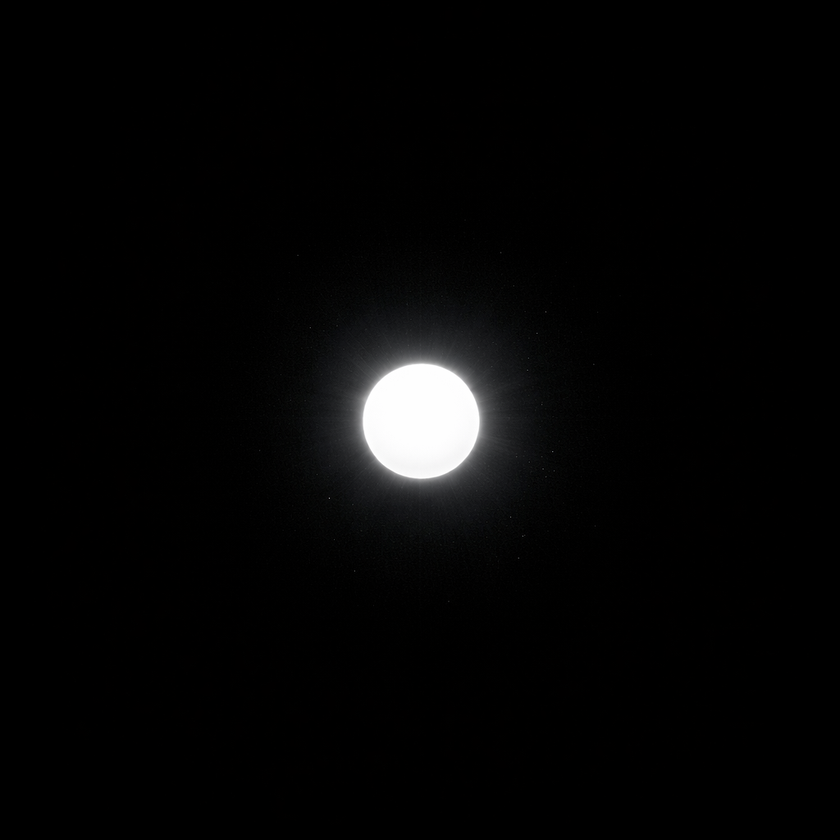
#> input picture ChatGPT Image Mar 6, 2026, 04_20_11 PM.png, 840 x 840 px, shrunk from 1024 x 1024 before the run, found by its file name
$ jupyter execute addition_and_subtraction_of_shape_with_opencv.ipynb
#> lines starting #> are read from the running program, lines starting #| are printed output that depends on the picture
[cell 1]
import numpy as np
import matplotlib.pyplot as plt
import cv2

[cell 2]
image1=cv2.imread("/content/ChatGPT Image Mar 6, 2026, 04_20_11 PM.png")
#> image1 is the input picture: shape (840, 840, 3); mean B, G, R 6.2, 6.2, 6.2
plt.imshow(image1)

[cell 3]
image2=cv2.imread("/content/Radiant star in the darkness.png")
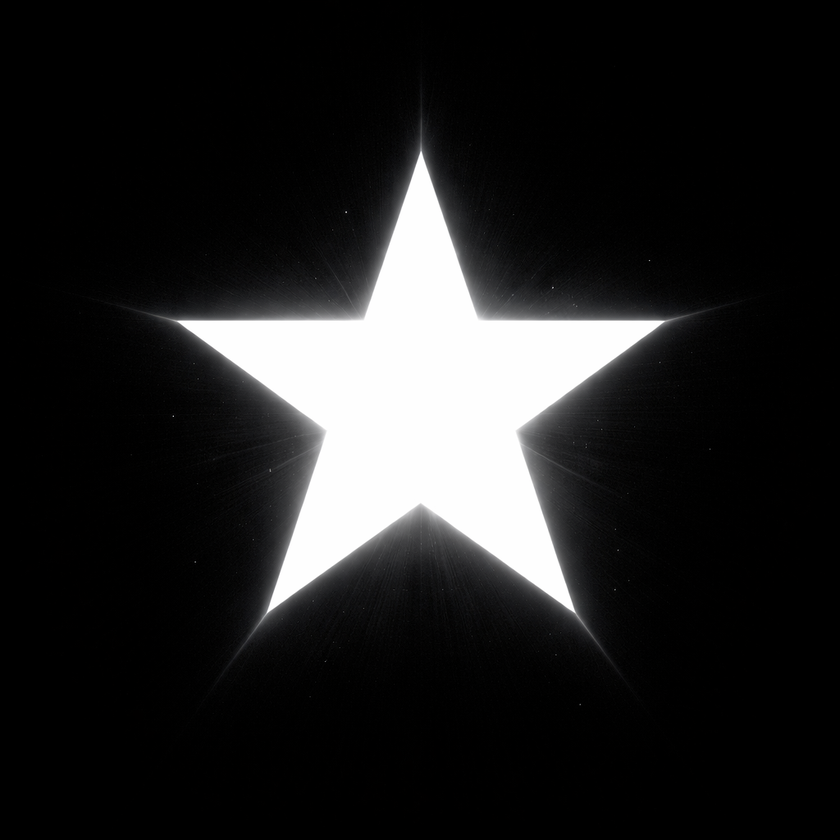
#> input picture Radiant star in the darkness.png, 840 x 840 px, shrunk from 1024 x 1024 before the run, found by its file name
#> image2 is the input picture: shape (840, 840, 3); mean B, G, R 34, 33.8, 33.8
plt.imshow(image2)

[cell 4]
add_img=cv2.add(image1,image2)
plt.imshow(add_img)

[cell 5]
addition_by_weigth=cv2.addWeighted(image1,0.5,image2,0.4,0)
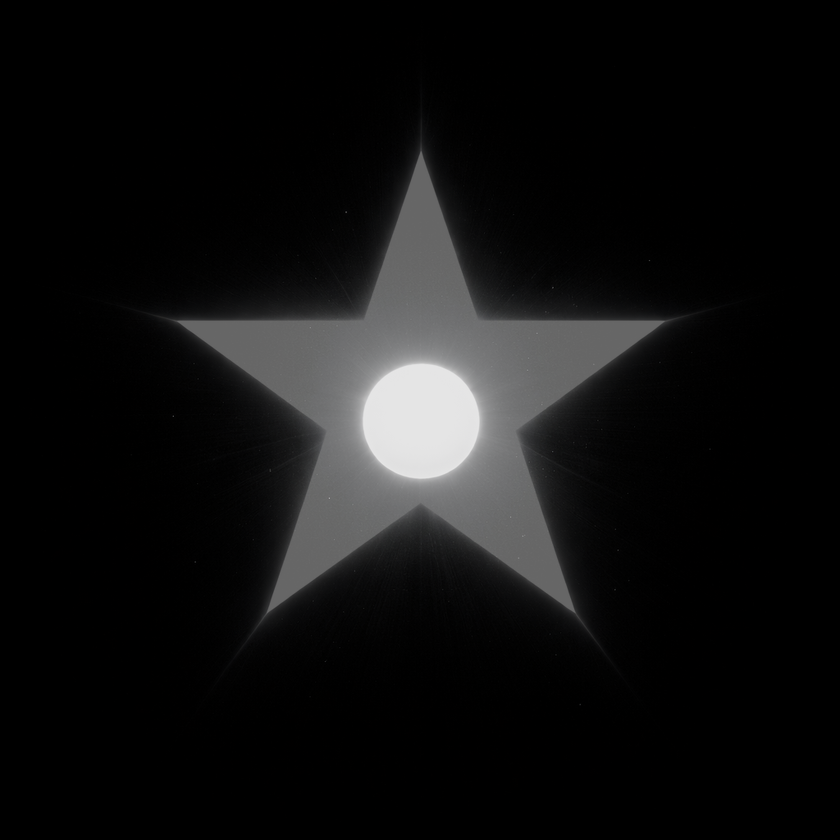
#> addition_by_weigth: shape (840, 840, 3); mean B, G, R 16.7, 16.6, 16.6
plt.imshow(addition_by_weigth)

[cell 6]
addition_by_weigth=cv2.addWeighted(image1,1,image2,1,0)
plt.imshow(addition_by_weigth)

[cell 7]
addition_by_weigth=cv2.addWeighted(image1,0.2,image2,0.6,0)
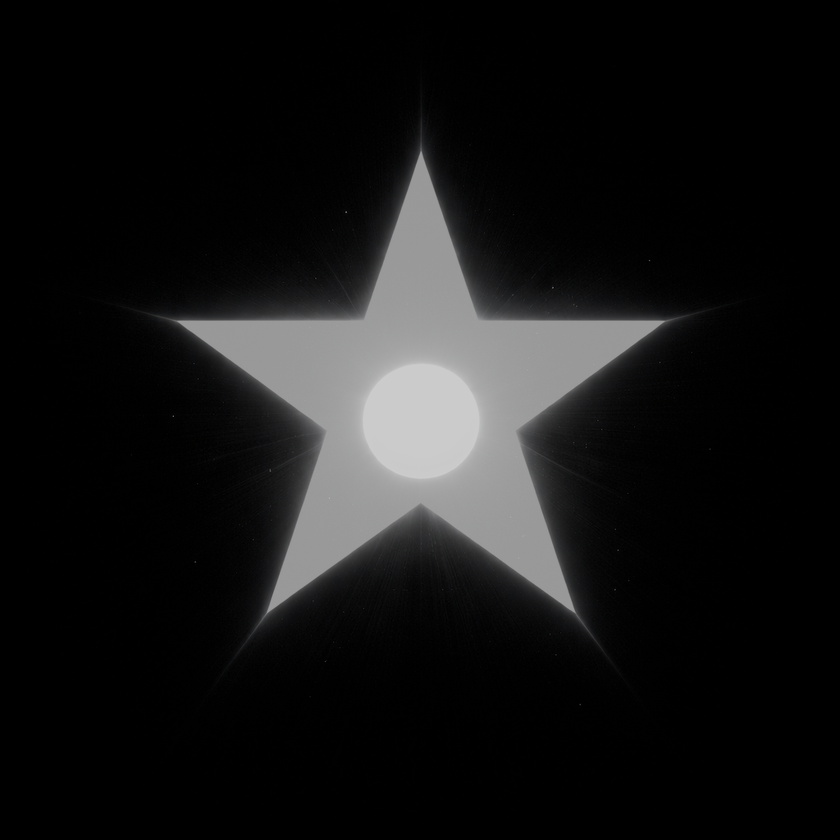
#> addition_by_weigth: shape (840, 840, 3); mean B, G, R 21.6, 21.5, 21.5
plt.imshow(addition_by_weigth)

[cell 8]
addition_by_weigth=cv2.addWeighted(image1,0.8,image2,0.5,0)
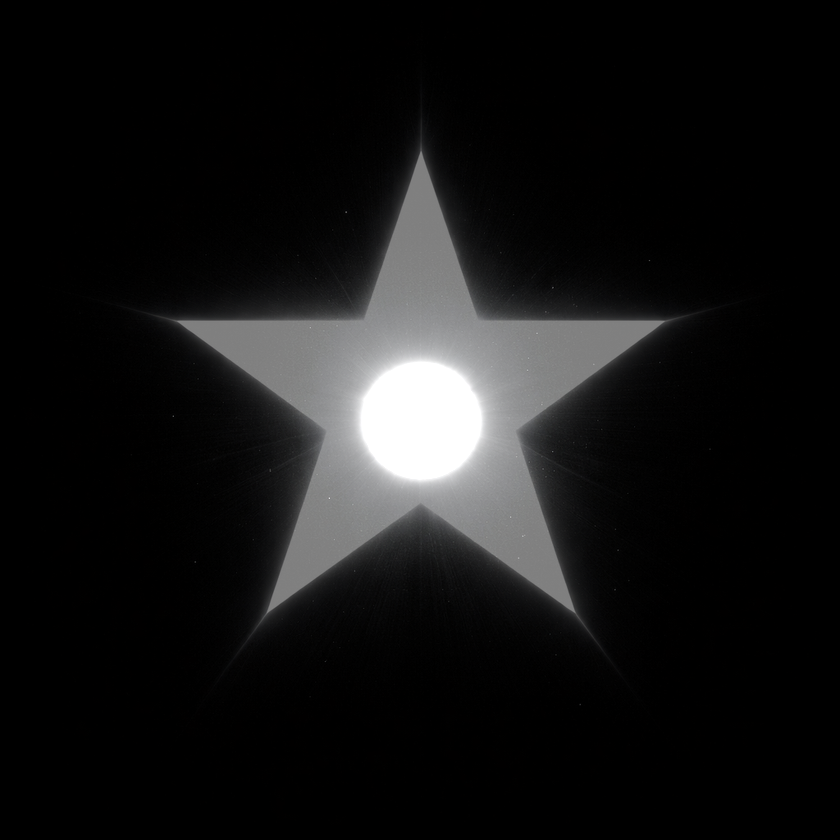
#> addition_by_weigth: shape (840, 840, 3); mean B, G, R 20.8, 20.7, 20.7
plt.imshow(addition_by_weigth)
